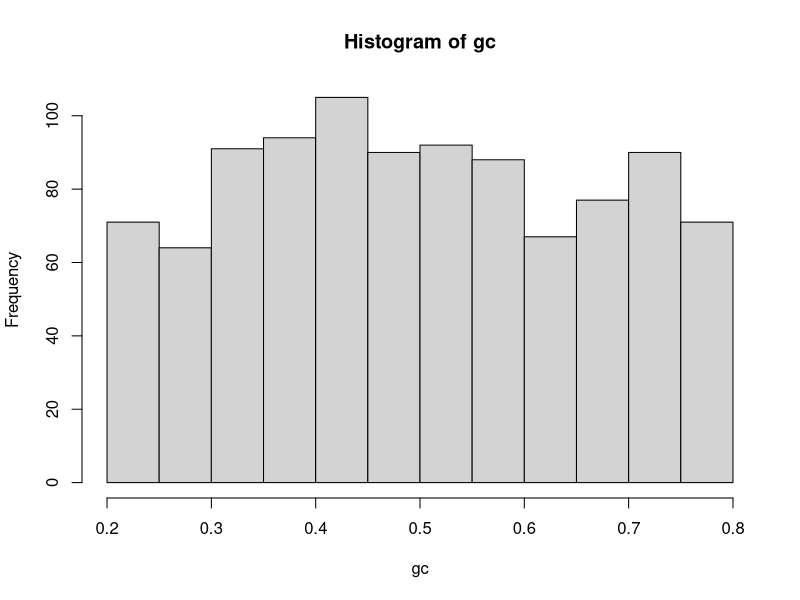

Generate this figure with R:
## ---- chunk 1
knitr::opts_chunk$set(echo = TRUE)
rm(list=ls())
## ---- chunk 2
nums <- c(2.3,  4.3 ,1.2 , 3.4, 8.3, 12.2)
mean <- mean(nums)
sd <- sd(nums)
## ---- chunk 3
nums2 <- seq(4:680)
avg <- mean(nums2)
sd <- sd(nums2)
## ---- chunk 4
gc <- runif(1000, min = 0.2, max = 0.8)
hist(gc)
mean(gc)
sd(gc)
